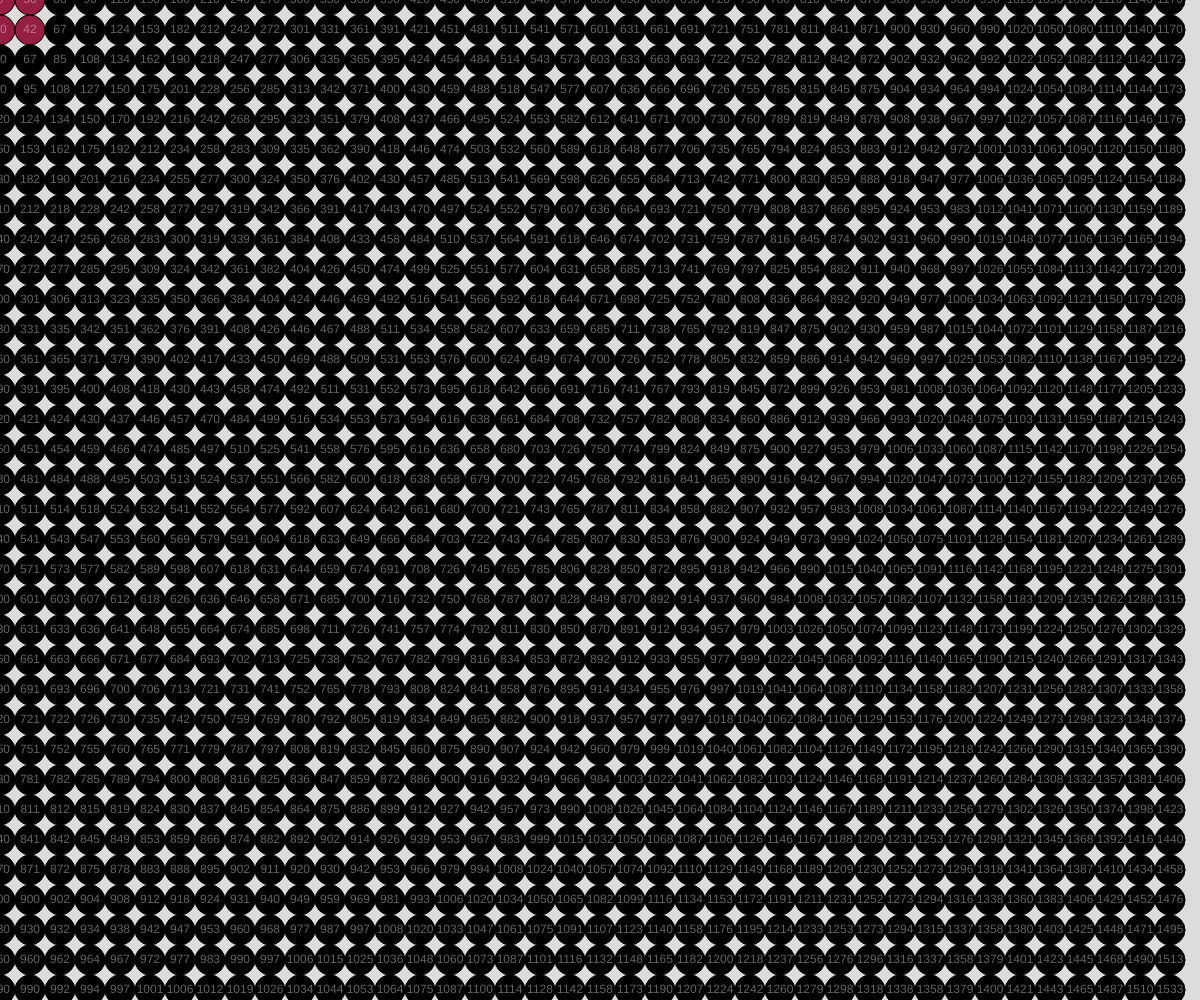
Frame 1 (no input)
Frame 60 (no input): identical to frame 1, image omitted
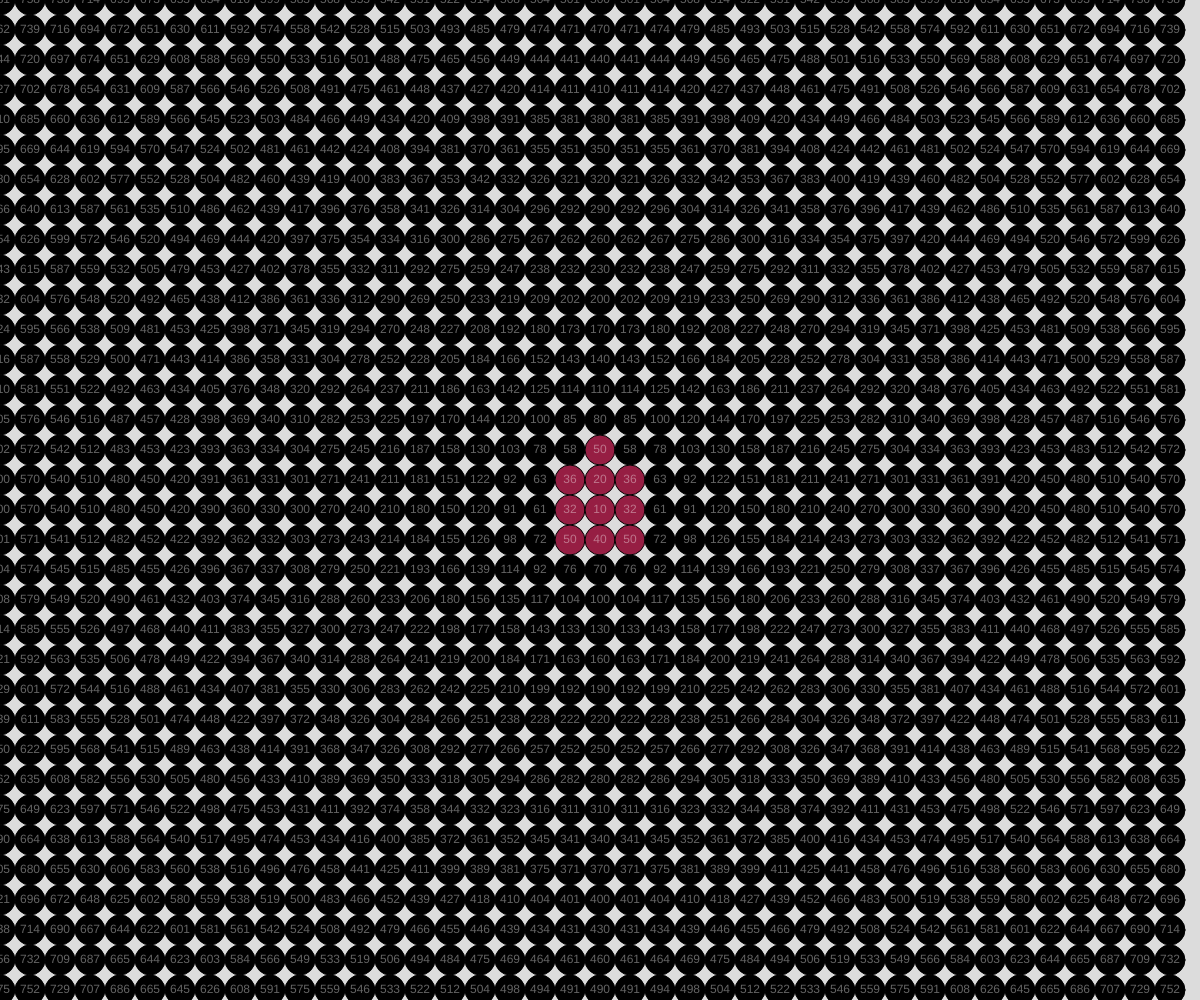
Frame 120 (the mouse pressed at the canvas centre since frame 60)

The p5.js sketch that drew these frames (run headless with seeded random() and noise() and a simulated clock; from frame 60 on, the mouse is pressed at the canvas centre):

// p5.js sketch
// ── sketch.js
// drawing with nested loops
// Ryder Taylor
// Oct 9th 2024


//Global Variables
let gridSpacing = 30;
function setup() {
  createCanvas(windowWidth, windowHeight);
}


function loopReview(){
  //quickly recap single and nested loops
  for(let x = 0; x <= 400; x = x+20){ //0,20,40
    for(let y = 0; y <= 140; y += 20){
      square(x,y,10);
    }
  }

}
function draw() {
  background(220);
  renderGrid();
}

function roundDist(x1, y1, x2, y2){
  //takes 2 coordinate pairs and returns the dist between but rounded
  let a = abs(x1 - x2);
  let b = abs(y1 - y2); 
  let c = sqrt(sq(a) + sq(b));
  return round(c);
}

function renderGrid(){
  //use nested loop to draw objects in a grid arrangement
  //let Griddy = noise(gridSpacing);
  //Griddy = map(Griddy, 0, 1, 50, 500);
  for(let x = 0; x < width; x += gridSpacing){
    for(let y = 0; y < height; y += gridSpacing){
      let d = roundDist(x,y,mouseX,mouseY);
      if(d > 50) fill(0);
      else fill(150,30,67);
      circle(x,y,gridSpacing);
      fill(255,100);
      textAlign(CENTER,CENTER);
      text(d, x,y);
    }
  }
}
